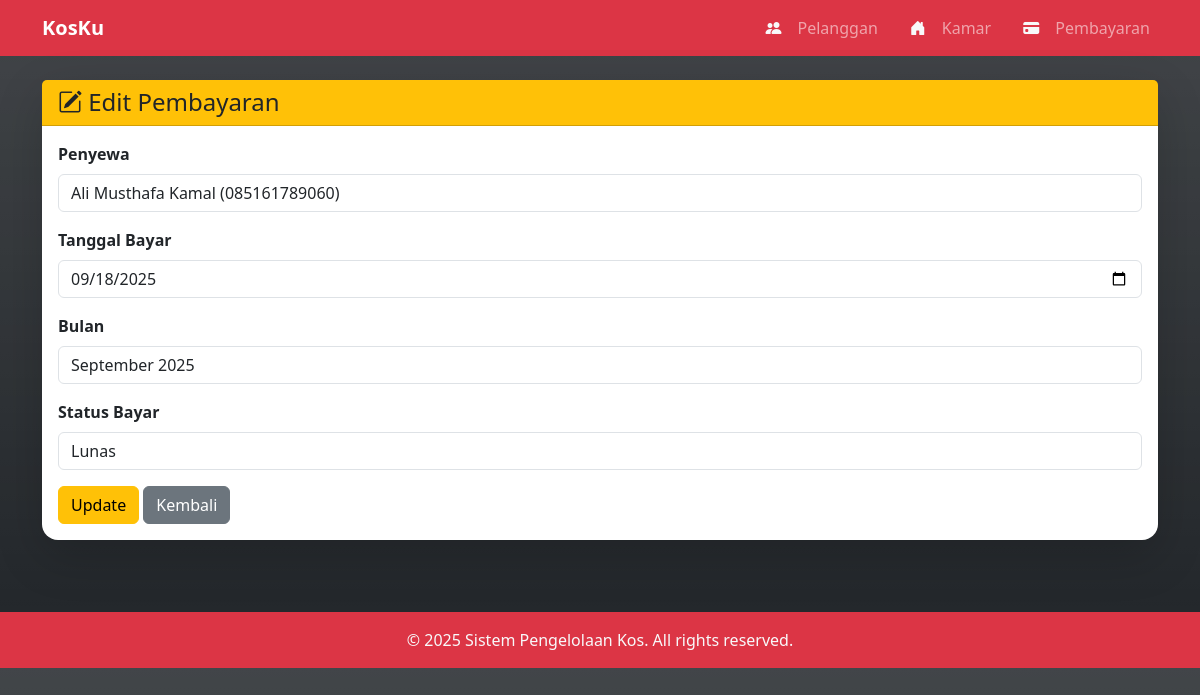
The app's page /edit_pembayaran.php?id=3 with its own data.
### tables this page shows
CREATE TABLE `pembayaran` (
  `id_bayar` int(11) NOT NULL,
  `id_penyewa` int(11) DEFAULT NULL,
  `tgl_bayar` date NOT NULL,
  `bulan` varchar(20) NOT NULL,
  `status_bayar` enum('lunas','belum') DEFAULT 'belum'
);

### edit_pembayaran.php (the view, shortened to what this page needs)
<?php
include 'header.php';
include 'config.php';
$id = $_GET['id'];
$e = mysqli_fetch_assoc(mysqli_query($koneksi, "SELECT * FROM pembayaran WHERE id_bayar=$id"));
?>
<div class="container py-4">
  <div class="card shadow-lg border-0 rounded-4">
    <div class="card-header bg-warning text-dark">
      <h4 class="mb-0"><i class="bi bi-pencil-square"></i> Edit Pembayaran</h4>
    </div>
    <div class="card-body">
      <form method="POST">
        <div class="mb-3">
          <label class="form-label fw-semibold">Penyewa</label>
          <select name="id_penyewa" class="form-control" required>
            <?php
            $penyewa = mysqli_query($koneksi, "SELECT * FROM penyewa");
while ($p = mysqli_fetch_assoc($penyewa)) {
    $selected = $p['id_penyewa'] == $e['id_penyewa'] ? 'selected' : '';
    echo "<option value='{$p['id_penyewa']}' $selected>{$p['nama']} ({$p['kontak']})</option>";
}
?>
          </select>
        </div>
        <div class="mb-3">
          <label class="form-label fw-semibold">Tanggal Bayar</label>
          <input type="date" name="tgl_bayar" class="form-control" value="<?= $e['tgl_bayar'] ?>" required>
        </div>
        <div class="mb-3">
          <label class="form-label fw-semibold">Bulan</label>
          <input type="text" name="bulan" class="form-control" value="<?= $e['bulan'] ?>" required>
        </div>
        <div class="mb-3">
          <label class="form-label fw-semibold">Status Bayar</label>
          <select name="status_bayar" class="form-control">
            <option value="lunas" <?= $e['status_bayar'] == 'lunas' ? 'selected' : '' ?>>Lunas</option>
          </select>
        </div>
        <button type="submit" name="update" class="btn btn-warning">Update</button>
        <a href="pembayaran.php" class="btn btn-secondary">Kembali</a>
      </form>
    </div>
  </div>
</div>
<?php include 'footer.php'; ?>

### records on screen
pembayaran: tgl_bayar "09/18/2025", bulan "September 2025", status_bayar "Lunas"

### other values on screen
form field id_penyewa "Ali Musthafa Kamal (085161789060)"
